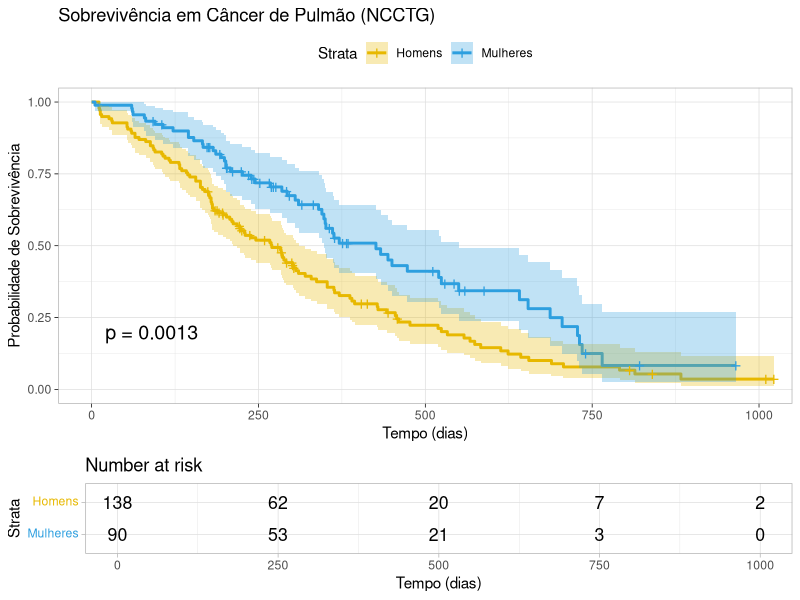
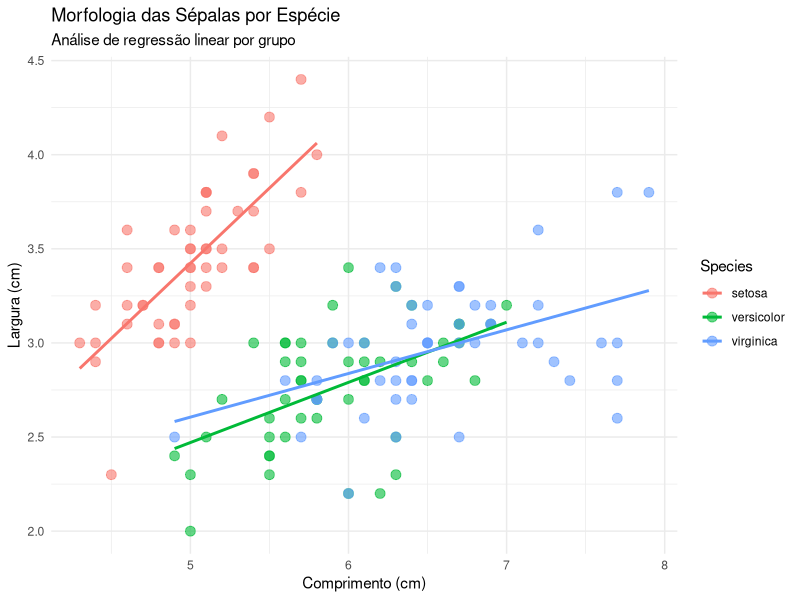
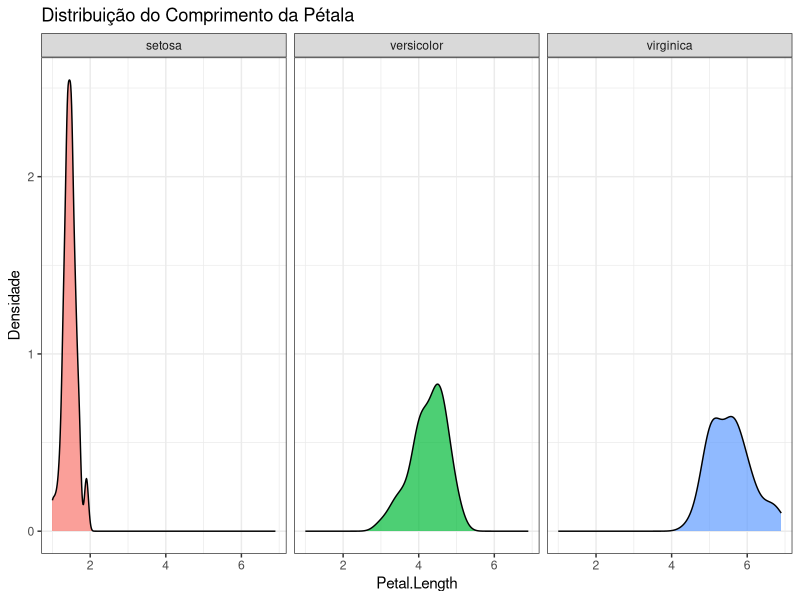

The R source for these figures, in order:
################ TEMA 1 – O TESTE QUI-QUADRADO DE INDEPENDÊNCIA ###############
### 1. Criando uma Tabela de Contingência Manualmente
# Estudo clínico (Tratamento vs Placebo) e Desfecho (Melhorou vs Não)
dados_clinicos <- matrix(c(60, 40, 30, 70), nrow = 2)
rownames(dados_clinicos) <- c("Tratamento", "Placebo")
colnames(dados_clinicos) <- c("Melhorou", "Não Melhorou")

print("--- Tabela Observada ---")
print(dados_clinicos)

# Teste Qui-Quadrado
# H0: As variáveis são independentes (O tratamento não afeta a melhora)
teste_chi <- chisq.test(dados_clinicos, correct = FALSE) 
# correct = F para dados grandes

# --- INTERPRETAÇÃO AUTOMÁTICA ---
cat("\n--- RESULTADO DO TESTE QUI-QUADRADO ---\n")
cat("Estatística X²:", round(teste_chi$statistic, 3), "\n")
cat("Valor-p:", format.pval(teste_chi$p.value, digits = 4), "\n")

if(teste_chi$p.value < 0.05) {
  cat("[CONCLUSÃO]: Rejeitamos H0. Há evidência estatística de associação significativa.\n")
  cat("Interpretação Clínica: O tratamento influenciou o resultado (Melhora).\n")
} else {
  cat("[CONCLUSÃO]: Não rejeitamos H0.\n")
  cat("Interpretação Clínica: Não há evidência de que o tratamento tenha efeito diferente do placebo.\n")
}


### 2. Teste Exato de Fisher (Para amostras pequenas)
# Teste de Biocompatibilidade de um Novo Polímero para Cateteres.
# Estamos comparando a ocorrência de "Reação Alérgica Severa" (Evento Raro).
# Como o estudo é piloto e caro, temos apenas 10 pacientes em cada grupo.
# - Grupo Novo Polímero (Experimento): 2 reações em 10 pacientes.
# - Grupo Polímero Padrão (Controle): 8 reações em 10 pacientes.

# Matriz de Contingência
dados_cateter <- matrix(c(2, 8, 8, 2), nrow = 2)

# Nomeando para dar contexto
rownames(dados_cateter) <- c("Novo Polímero", "Padrão")
colnames(dados_cateter) <- c("Reação Alérgica", "Sem Reação")

print("--- Tabela de Ocorrências (Estudo Piloto) ---")
print(dados_cateter)

# Executando o Teste de Fisher
# Usamos Fisher porque temos frequências esperadas < 5 (amostra pequena)
teste_fisher <- fisher.test(dados_cateter)

# --- INTERPRETAÇÃO AUTOMÁTICA DETALHADA ---
cat("\n--- RESULTADO DO TESTE EXATO DE FISHER ---\n")
cat("Odds Ratio (OR):", round(teste_fisher$estimate, 3), "\n")
cat("Valor-p:", format.pval(teste_fisher$p.value, digits = 4), "\n")

# Lógica de Decisão
if(teste_fisher$p.value < 0.05) {
  cat("\n[CONCLUSÃO]: Diferença Significativa (p < 0.05).\n")
  
  # Verifica se o OR é menor ou maior que 1 para dizer se protegeu ou piorou
  if(teste_fisher$estimate < 1) {
    cat("Interpretação: O Novo Polímero REDUZIU significativamente o risco de reação alérgica.\n")
    cat("O Odds Ratio < 1 indica um fator de proteção.\n")
  } else {
    cat("Interpretação: O Novo Polímero AUMENTOU o risco (Pior que o padrão).\n")
  }
  
} else {
  cat("\n[CONCLUSÃO]: Não há associação estatisticamente significativa.\n")
  cat("Apesar da diferença numérica, a amostra é muito pequena para confirmar eficácia.\n")
}


### 3. Aplicação com Dataset Real: 'Titanic'
# A Sobrevivência (Survived) depende da Classe (Class)?
data(Titanic)
# Convertendo a tabela 4D em uma tabela 2D (Classe x Sobrevivência)
tabela_titanic <- margin.table(Titanic, c(1, 4))
print(tabela_titanic)

cat("--- Análise do Titanic ---\n")
teste_titanic <- chisq.test(tabela_titanic)

# --- INTERPRETAÇÃO AUTOMÁTICA ---
cat("Valor-p:", format.pval(teste_titanic$p.value, digits = 4), "\n")

if(teste_titanic$p.value < 0.05) {
  cat("A classe social do passageiro influenciou a chance de sobrevivência.\n")
} else {
  cat("[OK]: Independência verificada. A classe não influenciou a sobrevivência.\n")
}


################ TEMA 3 – CURVAS DE KAPLAN-MEIER E TESTE LOG-RANK ##############

# Carregar pacotes (Instala se necessário)
if(!require(survival)) install.packages('survival')
if(!require(survminer)) install.packages('survminer')
library(survival)
library(survminer)

### Usando o dataset 'lung' (Câncer de Pulmão - NCCTG)
data(lung)
str(lung)

# Passo 1: Ajustar o modelo Kaplan-Meier (Sobrevivência por Sexo)
fit_km <- survfit(Surv(time, status) ~ sex, data = lung)

# Extraindo as medianas para interpretar
resumo_km <- summary(fit_km)$table
mediana_homens <- resumo_km[1, "median"] # Homens (1)
mediana_mulheres <- resumo_km[2, "median"] # Mulheres (2)

cat("\n--- ESTATÍSTICAS DESCRITIVAS (KAPLAN-MEIER) ---\n")
cat("Mediana de Sobrevivência (Homens):", mediana_homens, "dias\n")
cat("Mediana de Sobrevivência (Mulheres):", mediana_mulheres, "dias\n")
cat("Diferença observada:", abs(mediana_homens - mediana_mulheres), "dias\n")


# Passo 2: Teste Log-Rank (Validar estatisticamente a diferença)
teste_logrank <- survdiff(Surv(time, status) ~ sex, data = lung)

# Cálculo manual do p-valor (o objeto survdiff não guarda o p-valor direto)
p_val_logrank <- 1 - pchisq(teste_logrank$chisq, df = 1)

# --- INTERPRETAÇÃO AUTOMÁTICA ---
cat("\n--- RESULTADO DO TESTE LOG-RANK ---\n")
cat("Estatística Chi-Square:", round(teste_logrank$chisq, 2), "\n")
cat("Valor-p:", format.pval(p_val_logrank, digits = 4), "\n")

if(p_val_logrank < 0.05) {
  cat("[CONCLUSÃO]: Curvas de sobrevivência DIFERENTES (p < 0.05).\n")
  cat("Interpretação: O sexo do paciente influencia significativamente o tempo de sobrevivência.\n")
  if(mediana_homens < mediana_mulheres){
    cat("Nota: As mulheres (Sex=2) apresentaram maior tempo mediano de vida.\n")
  }
} else {
  cat("[CONCLUSÃO]: Curvas de sobrevivência IGUAIS (p >= 0.05).\n")
  cat("Interpretação: Não há evidência de diferença na sobrevivência entre os sexos.\n")
}

# Passo 3: Plotagem (Apenas gera o gráfico)
ggsurvplot(
  fit_km,
  data = lung,
  pval = TRUE,             
  conf.int = TRUE,         
  risk.table = TRUE,       
  legend.labs = c("Homens", "Mulheres"),
  xlab = "Tempo (dias)",
  ylab = "Probabilidade de Sobrevivência",
  title = "Sobrevivência em Câncer de Pulmão (NCCTG)",
  ggtheme = theme_light(),
  palette = c("#E7B800", "#2E9FDF") 
)


################ TEMA 5 – VISUALIZAÇÃO DE DADOS NO R PELO TIDYVERSE ###########

if(!require(ggplot2)) install.packages('ggplot2')
library(ggplot2)
data(iris)

cat("\n--- GERANDO VISUALIZAÇÕES GGPLOT2 ---\n")

### 1. Gráfico de Dispersão com Camadas
cat("Gráfico 1: Dispersão (Scatter Plot) - Relação Sépala Comprimento vs Largura\n")
ggplot(data = iris, 
       aes(x = Sepal.Length, y = Sepal.Width, color = Species)) + 
  geom_point(size = 3, alpha = 0.6) +       
  geom_smooth(method = "lm", se = FALSE) +  
  labs(
    title = "Morfologia das Sépalas por Espécie",
    subtitle = "Análise de regressão linear por grupo",
    x = "Comprimento (cm)",
    y = "Largura (cm)"
  ) +
  theme_minimal()


### 2. O Poder do 'Facet' para painéis separados
cat("Gráfico 2: Facets - Distribuição de Densidade separada por Espécie\n")
ggplot(iris, aes(x = Petal.Length, fill = Species)) +
  geom_density(alpha = 0.7) +
  facet_wrap(~Species) +  
  labs(title = "Distribuição do Comprimento da Pétala",
       y = "Densidade") +
  theme_bw() +
  theme(legend.position = "none")

